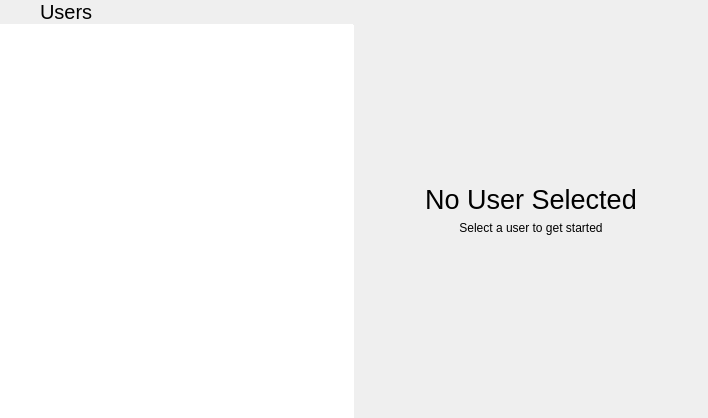
<?xml version="1.0" encoding="UTF-8"?>
<ui version="4.0">
 <class>UsersPane</class>
 <widget class="QWidget" name="UsersPane">
  <property name="geometry">
   <rect>
    <x>0</x>
    <y>0</y>
    <width>708</width>
    <height>418</height>
   </rect>
  </property>
  <property name="windowTitle">
   <string>Form</string>
  </property>
  <layout class="QHBoxLayout" name="horizontalLayout">
   <property name="spacing">
    <number>0</number>
   </property>
   <property name="leftMargin">
    <number>0</number>
   </property>
   <property name="topMargin">
    <number>0</number>
   </property>
   <property name="rightMargin">
    <number>0</number>
   </property>
   <property name="bottomMargin">
    <number>0</number>
   </property>
   <item>
    <widget class="QWidget" name="leftPane" native="true">
     <layout class="QVBoxLayout" name="verticalLayout">
      <property name="spacing">
       <number>0</number>
      </property>
      <property name="leftMargin">
       <number>0</number>
      </property>
      <property name="topMargin">
       <number>0</number>
      </property>
      <property name="rightMargin">
       <number>0</number>
      </property>
      <property name="bottomMargin">
       <number>0</number>
      </property>
      <item>
       <layout class="QHBoxLayout" name="horizontalLayout_2">
        <property name="spacing">
         <number>0</number>
        </property>
        <item>
         <widget class="QPushButton" name="mainMenuButton">
          <property name="sizePolicy">
           <sizepolicy hsizetype="Preferred" vsizetype="Preferred">
            <horstretch>0</horstretch>
            <verstretch>0</verstretch>
           </sizepolicy>
          </property>
          <property name="text">
           <string/>
          </property>
          <property name="icon">
           <iconset theme="go-previous">
            <normaloff>../PulseaudioPane</normaloff>../PulseaudioPane</iconset>
          </property>
          <property name="flat">
           <bool>true</bool>
          </property>
         </widget>
        </item>
        <item>
         <widget class="QLabel" name="label">
          <property name="sizePolicy">
           <sizepolicy hsizetype="Expanding" vsizetype="Preferred">
            <horstretch>0</horstretch>
            <verstretch>0</verstretch>
           </sizepolicy>
          </property>
          <property name="font">
           <font>
            <pointsize>15</pointsize>
           </font>
          </property>
          <property name="text">
           <string>Users</string>
          </property>
          <property name="margin">
           <number>9</number>
          </property>
         </widget>
        </item>
        <item>
         <widget class="QPushButton" name="addButton">
          <property name="sizePolicy">
           <sizepolicy hsizetype="Preferred" vsizetype="Preferred">
            <horstretch>0</horstretch>
            <verstretch>0</verstretch>
           </sizepolicy>
          </property>
          <property name="toolTip">
           <string>New User</string>
          </property>
          <property name="text">
           <string/>
          </property>
          <property name="icon">
           <iconset theme="list-add">
            <normaloff>../PulseaudioPane</normaloff>../PulseaudioPane</iconset>
          </property>
          <property name="flat">
           <bool>true</bool>
          </property>
         </widget>
        </item>
       </layout>
      </item>
      <item>
       <widget class="Line" name="line">
        <property name="maximumSize">
         <size>
          <width>16777215</width>
          <height>1</height>
         </size>
        </property>
        <property name="orientation">
         <enum>Qt::Horizontal</enum>
        </property>
       </widget>
      </item>
      <item>
       <widget class="QListView" name="usersList">
        <property name="frameShape">
         <enum>QFrame::NoFrame</enum>
        </property>
       </widget>
      </item>
     </layout>
    </widget>
   </item>
   <item>
    <widget class="QStackedWidget" name="stackedWidget">
     <property name="currentIndex">
      <number>0</number>
     </property>
     <widget class="QWidget" name="noUserPane">
      <layout class="QVBoxLayout" name="verticalLayout_2">
       <item>
        <spacer name="verticalSpacer">
         <property name="orientation">
          <enum>Qt::Vertical</enum>
         </property>
         <property name="sizeHint" stdset="0">
          <size>
           <width>20</width>
           <height>163</height>
          </size>
         </property>
        </spacer>
       </item>
       <item>
        <widget class="QLabel" name="label_2">
         <property name="font">
          <font>
           <pointsize>20</pointsize>
          </font>
         </property>
         <property name="text">
          <string>No User Selected</string>
         </property>
         <property name="alignment">
          <set>Qt::AlignCenter</set>
         </property>
        </widget>
       </item>
       <item>
        <widget class="QLabel" name="label_3">
         <property name="text">
          <string>Select a user to get started</string>
         </property>
         <property name="alignment">
          <set>Qt::AlignCenter</set>
         </property>
        </widget>
       </item>
       <item>
        <spacer name="verticalSpacer_2">
         <property name="orientation">
          <enum>Qt::Vertical</enum>
         </property>
         <property name="sizeHint" stdset="0">
          <size>
           <width>20</width>
           <height>163</height>
          </size>
         </property>
        </spacer>
       </item>
      </layout>
     </widget>
     <widget class="QWidget" name="userPane">
      <layout class="QVBoxLayout" name="verticalLayout_3">
       <property name="spacing">
        <number>0</number>
       </property>
       <property name="leftMargin">
        <number>0</number>
       </property>
       <property name="topMargin">
        <number>0</number>
       </property>
       <property name="rightMargin">
        <number>0</number>
       </property>
       <property name="bottomMargin">
        <number>0</number>
       </property>
       <item>
        <widget class="QLabel" name="usernameTitleLabel">
         <property name="font">
          <font>
           <pointsize>15</pointsize>
          </font>
         </property>
         <property name="text">
          <string notr="true">Title</string>
         </property>
         <property name="margin">
          <number>9</number>
         </property>
        </widget>
       </item>
       <item>
        <widget class="Line" name="line_2">
         <property name="maximumSize">
          <size>
           <width>16777215</width>
           <height>1</height>
          </size>
         </property>
         <property name="orientation">
          <enum>Qt::Horizontal</enum>
         </property>
        </widget>
       </item>
       <item>
        <widget class="QLabel" name="label_4">
         <property name="font">
          <font>
           <weight>75</weight>
           <bold>true</bold>
          </font>
         </property>
         <property name="text">
          <string>ACTIONS</string>
         </property>
         <property name="margin">
          <number>9</number>
         </property>
        </widget>
       </item>
       <item>
        <widget class="QCommandLinkButton" name="changeRealNameButton">
         <property name="text">
          <string>Change Real Name</string>
         </property>
         <property name="description">
          <string>Change the name of this user</string>
         </property>
        </widget>
       </item>
       <item>
        <widget class="QCommandLinkButton" name="changePasswordButton">
         <property name="text">
          <string>Change Password</string>
         </property>
         <property name="description">
          <string>Change or remove this user's password</string>
         </property>
        </widget>
       </item>
       <item>
        <widget class="QCommandLinkButton" name="changeUserTypeButton">
         <property name="text">
          <string>Change User Type</string>
         </property>
         <property name="description">
          <string>Change if this user can perform administrative tasks</string>
         </property>
        </widget>
       </item>
       <item>
        <widget class="QLabel" name="label_5">
         <property name="font">
          <font>
           <weight>75</weight>
           <bold>true</bold>
          </font>
         </property>
         <property name="text">
          <string>DANGER</string>
         </property>
         <property name="margin">
          <number>9</number>
         </property>
        </widget>
       </item>
       <item>
        <widget class="QCommandLinkButton" name="lockUserButton">
         <property name="text">
          <string notr="true">Lock User</string>
         </property>
         <property name="description">
          <string notr="true">Stop this user from logging in</string>
         </property>
        </widget>
       </item>
       <item>
        <widget class="QCommandLinkButton" name="deleteUserButton">
         <property name="text">
          <string>Delete User</string>
         </property>
         <property name="description">
          <string>Remove this user (and possibly all associated files) from the system</string>
         </property>
        </widget>
       </item>
       <item>
        <widget class="QLabel" name="usernameLabel">
         <property name="text">
          <string notr="true">Username: title</string>
         </property>
         <property name="margin">
          <number>9</number>
         </property>
        </widget>
       </item>
       <item>
        <spacer name="verticalSpacer_3">
         <property name="orientation">
          <enum>Qt::Vertical</enum>
         </property>
         <property name="sizeHint" stdset="0">
          <size>
           <width>20</width>
           <height>2</height>
          </size>
         </property>
        </spacer>
       </item>
      </layout>
     </widget>
    </widget>
   </item>
  </layout>
 </widget>
 <resources/>
 <connections/>
</ui>
